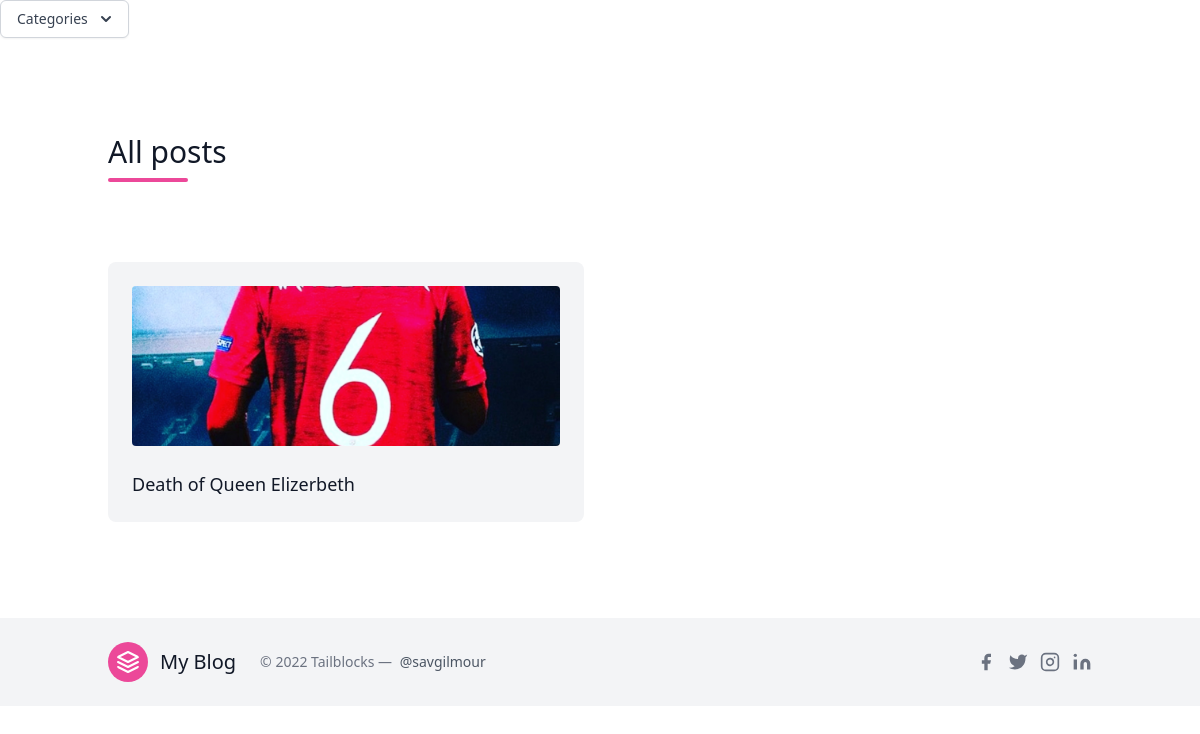
/posts/, run on the app's committed database.
### blog/models.py (models this page shows, shortened)
class Post(models.Model):
    title = models.CharField(max_length=200,blank=True,null=True)
    slug = models.SlugField(max_length=200,unique=True,blank=True,null=True)
    author = models.ForeignKey(Author, on_delete=models.CASCADE,blank=True,null=True)
    timestamp = models.DateTimeField(auto_now_add=True)
    content = models.TextField(max_length=2000,blank=True,null=True)
    thumbnail = models.ImageField(blank=True,null=True)
    status = models.CharField(max_length=10, choices=(('draft','Draft'),('published','Published')))
    categories = models.ManyToManyField(Category,blank=True,null=True)
    featured = models.BooleanField(default=False)

### blog/views.py (the view)
# urls.py: path('posts/', allposts, name = 'allposts'),
def allposts(request):
    posts = Post.objects.order_by('-timestamp')
    context = {
        'posts': posts,
    }
    return render(request, 'all_post.html', context)

### frontend/templates/all_post.html (shortened to what this page needs)
{% extends 'base.html' %}
{% block content %}
<section class="text-gray-600 body-font">
    <div class="container px-5 py-24 mx-auto">
      <div class="flex flex-wrap w-full mb-20">
        <div class="lg:w-1/2 w-full mb-6 lg:mb-0">
          <h1 class="sm:text-3xl text-2xl font-medium title-font mb-2 text-gray-900">
            All posts </h1>
          <div class="h-1 w-20 bg-pink-500 rounded"></div>
        </div>
      </div>
      <div class="flex flex-wrap -m-4">
       {% for post in posts %}
        <div class="xl:w-1/4 md:w-1/2 p-4">
          <div class="bg-gray-100 p-6 rounded-lg">
            <img class="h-40 rounded w-full object-cover object-center mb-6" src="{{ post.thumbnail.url }}" alt="content">
            <a href="{% url 'post' post.slug %}" h2 class="text-lg text-gray-900 font-medium title-font mb-4">
              {{ post.title }}</a>
          </div>
        </div>
       {% endfor %}
      </div>
    </div>
</section>
{% endblock content %}

### data on the page
Post: thumbnail (picture), title "Death of Queen Elizerbeth"
